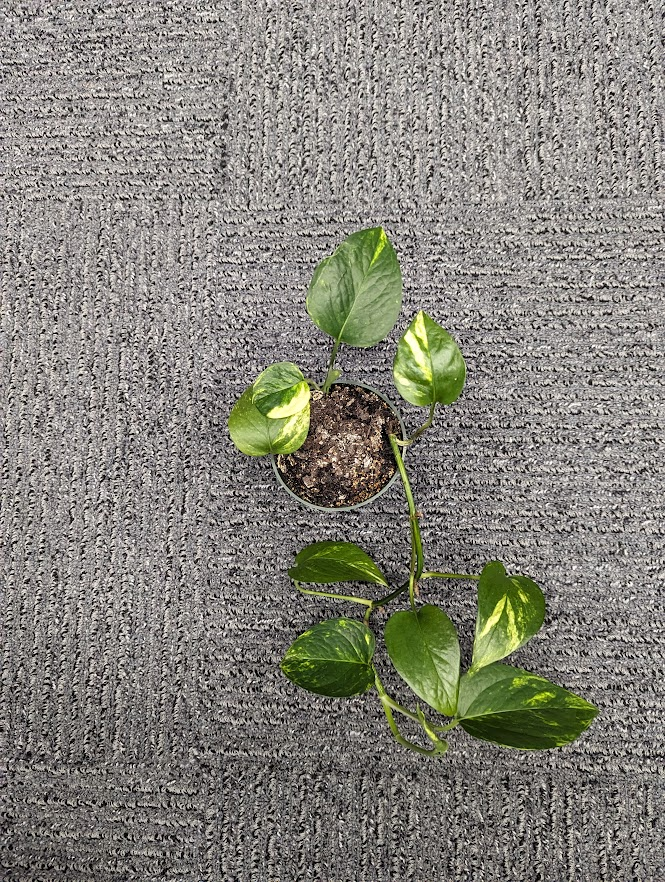
#> input picture Computer Vision/test_foreground.jpg, 665 x 882 px
$ python -i LAI_canopy.py   (imports and definitions only)
#> lines starting #> are read from the running program, lines starting #| are printed output that depends on the picture; after the words box and inside, x2 and y2 are one past the last pixel; in counts of white or black regions, pixels touching at a corner belong together
#> further down, picture is the input picture: shape (882, 665, 3); mean B, G, R 122.6, 131.1, 133

import matplotlib.pyplot as plt
import numpy as np
import cv2
import os

def canopy_calculate_leaf_area(image):

    # # Convert the image to grayscale
    gray = cv2.cvtColor(image, cv2.COLOR_BGR2GRAY)
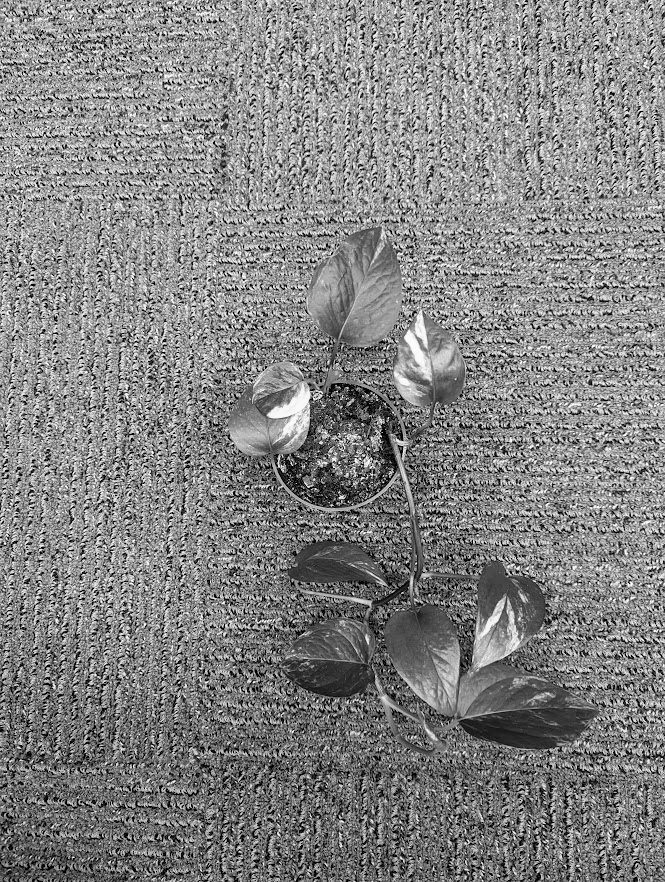
#> gray: shape (882, 665); min 0, max 255, mean 130.7

    # Apply Gaussian blur to reduce noise
    blurred = cv2.GaussianBlur(gray, (11, 11), 0)
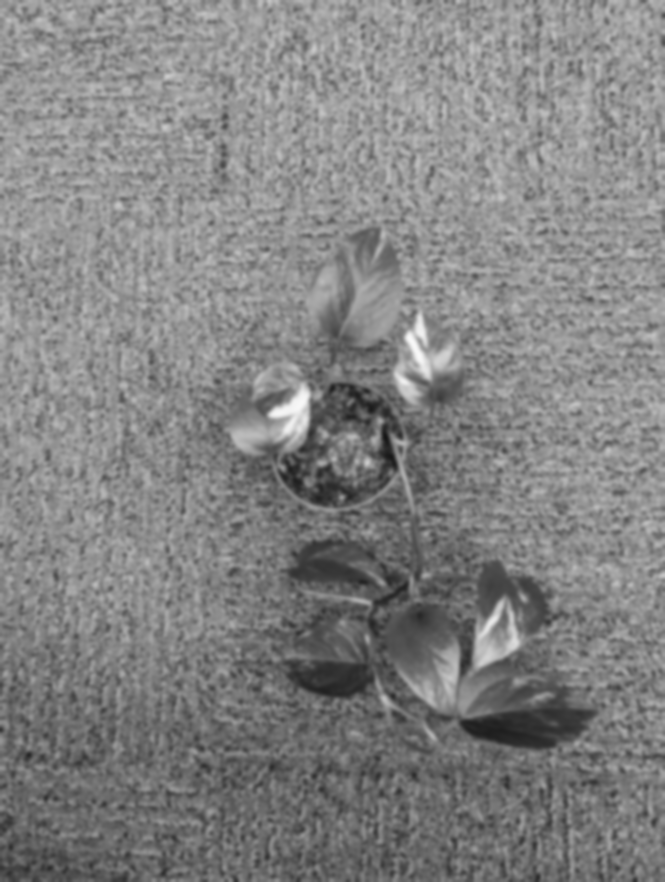
#> blurred: shape (882, 665); min 21, max 248, mean 130.7

    # Threshold the image to segment the leaves
    _, thresh = cv2.threshold(blurred, 0, 255, cv2.THRESH_BINARY + cv2.THRESH_OTSU)
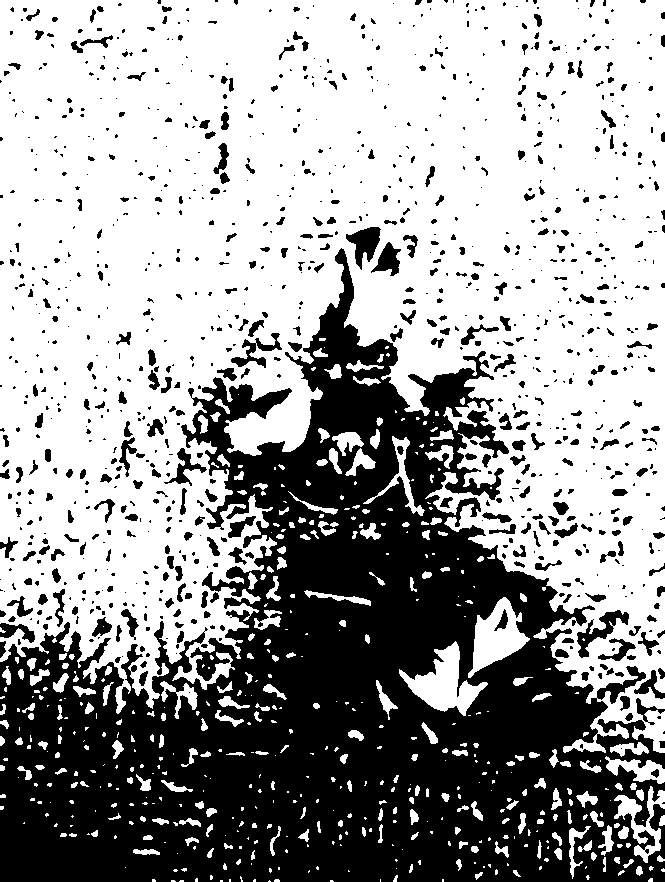
#> thresh: shape (882, 665); 62.4% white; 1048 black regions (674 under 20 px), largest, box (x1, y1, x2, y2) and area: (0, 248, 665, 882) 192950, (577, 610, 629, 658) 782, (346, 227, 381, 270) 761

    # Convert the image to HSV color space
    hsv = cv2.cvtColor(image, cv2.COLOR_BGR2HSV)
#> hsv: shape (882, 665, 3); mean H, S, V 29.6, 35.9, 135

    # Define your green hue range
    lower_green = np.array([35, 50, 50])
    upper_green = np.array([85, 255, 255])

    # Create a green mask based on the HSV values
    green_mask = cv2.inRange(hsv, lower_green, upper_green)
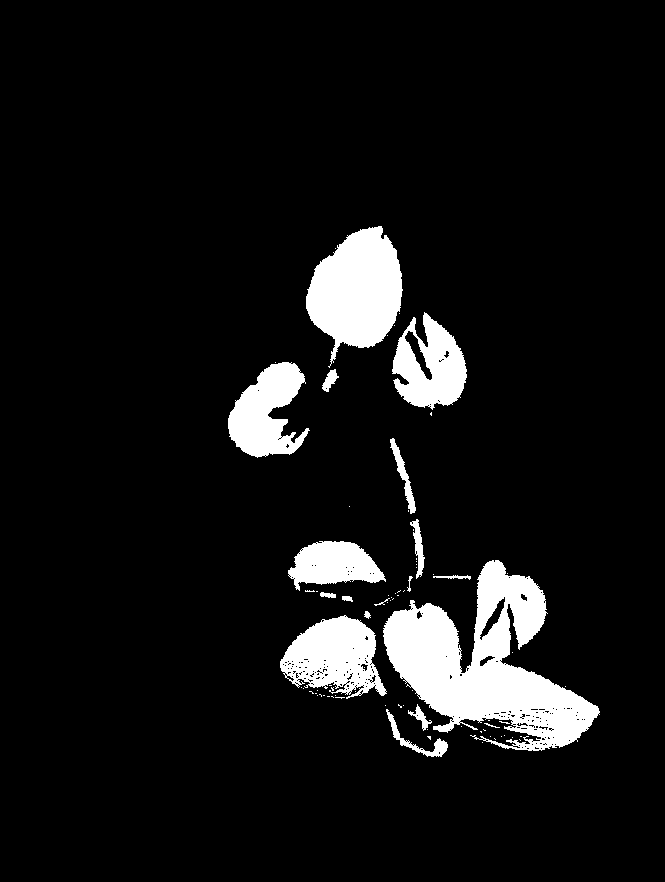
#> green_mask: shape (882, 665); 8.1% white; 81 white regions (63 under 20 px), largest, box (x1, y1, x2, y2) and area: (383, 560, 600, 751) 18932, (306, 226, 403, 368) 8645, (280, 615, 387, 699) 5479

    # Perform a logical OR operation to combine the threshold and green mask
    combined_mask = cv2.bitwise_or(thresh, green_mask)
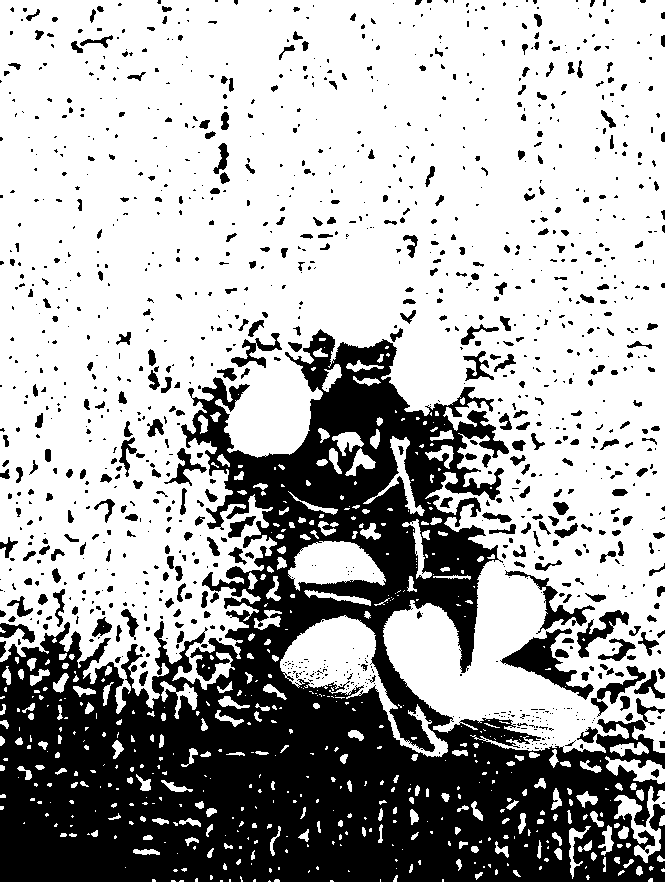
#> combined_mask: shape (882, 665); 67.5% white; 1222 black regions (848 under 20 px)

    # Find contours in the combined thresholded image
    contours, _ = cv2.findContours(combined_mask, cv2.RETR_EXTERNAL, cv2.CHAIN_APPROX_SIMPLE)
#> contours = 543 contours, 380 with area under 20; largest, box (x1, y1, x2, y2) and area: (0, 0, 665, 753) 390732, (280, 615, 448, 757) 6380, (288, 541, 386, 591) 3021, (614, 786, 665, 863) 1104, (363, 436, 425, 516) 802

    # Draw the contours on a copy of the original image
    image_with_contours = image.copy()
    cv2.drawContours(image_with_contours, contours, -1, (0, 255, 0), 2)  # -1 draws all contours
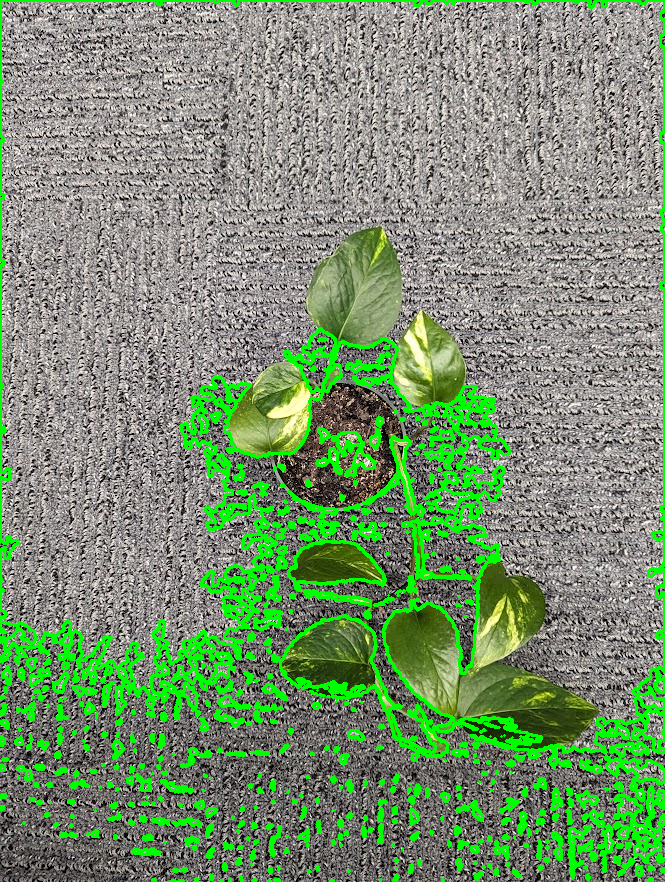
#> image_with_contours: shape (882, 665, 3); 10.7% of pixels changed, all inside (x1, y1, x2, y2) = (0, 0, 665, 882)
    leaf_area = 0
    canopy_size = []

    for contour in contours:
        # Calculate the area of each contour
        area = cv2.contourArea(contour)
        leaf_area += area
#> this loop made 543 passes
#> (area, leaf_area) on passes 18, 32, 44: (22, 102.5), (39, 221), (27, 299)
#> after the loop, leaf_area = 415298

    return leaf_area, image_with_contours, canopy_size

def canopy_remove_non_green_area(image_path):
    #Read the image
    image = cv2.imread(image_path)

    # Convert the image to HSV color space
    hsv = cv2.cvtColor(image, cv2.COLOR_BGR2HSV)

    # Define your green hue range
    lower_green = np.array([35, 50, 50])
    upper_green = np.array([85, 255, 255])

    # Create a green mask based on the HSV values
    green_mask = cv2.inRange(hsv, lower_green, upper_green)
    # plt.imshow(green_mask)
    # plt.show()

    # Find contours in the combined thresholded image
    contours, _ = cv2.findContours(green_mask, cv2.RETR_EXTERNAL, cv2.CHAIN_APPROX_SIMPLE)
    # contours2 = list(contours)

    # Create a black canvas of the same size as the original image
    black_canvas = np.zeros_like(image)

    # Draw filled contours on the black canvas
    cv2.drawContours(black_canvas, contours, -1, (255, 255, 255), thickness=cv2.FILLED)

    # Use a bitwise AND operation to combine the black canvas with the original image
    non_green_masked = cv2.bitwise_and(image, black_canvas)
    # plt.imshow(non_green_masked)
    # plt.show()


    return non_green_masked


# [6 lines of commented-out code are left out]

>>> import cv2
>>> picture = cv2.imread('test_foreground.jpg')
>>> result = canopy_calculate_leaf_area(picture)
